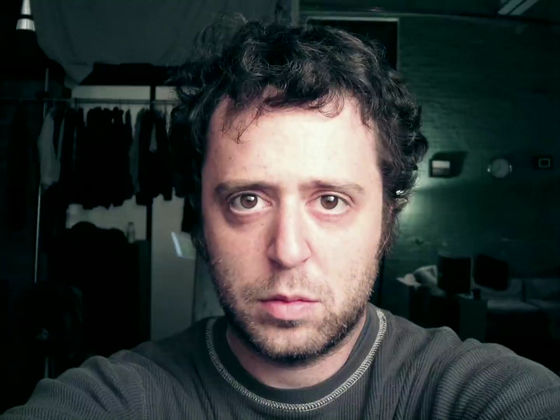
#> input picture test_data/selfies/s20_m.jpg, 560 x 420 px, found by its file name; its folder holds only this picture in this run
$ python downsample_images.py
#> lines starting #> are read from the running program, lines starting #| are printed output that depends on the picture
from PIL import Image
import os

def downsample_image(filename_in, filename_ref):
    img_hr = Image.open(filename_in)
#> img_hr is the input picture: PIL image 560x420 RGB; mean R, G, B 51.3, 55.5, 54.3

    # adjust to x4
    img_hr = img_hr.resize(
        (x - (x % 4) for x in img_hr.size), Image.BICUBIC)
    # input image
    img_lr = img_hr.resize(
        (x // 4 for x in img_hr.size), Image.BICUBIC)
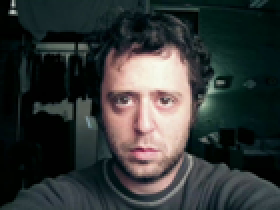
#> img_lr: PIL image 140x105 RGB (shown 2 times larger); mean R, G, B 51.4, 55.5, 54.4

    img_lr.save(filename_ref)

def upsample(filename_in, filename_ref):
    img_hr = Image.open(filename_in)

    # adjust to x4
    img_hr = img_hr.resize(
        (x * 4 for x in img_hr.size), Image.BICUBIC)

    img_hr.save(filename_ref)


if __name__ == '__main__':
    # folder
    folder = '/home/khiem/workspace/ilim-projects/super-resolution/TTSR/test/selfies'
    # loop over images
    files = os.listdir(folder)
    for file in files:
        if file.endswith('.jpg'):
            filename_in = os.path.join(folder, file)
            filename_small_png = os.path.join(folder, file.replace('.jpg', '_small.png'))
            downsample_image(filename_in, filename_small_png)

            filename_small_jpg = filename_small_png.replace('_small.png', '_small.jpg')
            downsample_image(filename_in, filename_small_jpg)

            filename_upsample_png = filename_small_png.replace('_small.png', '_small_upsampled.png')
            upsample(filename_small_png, filename_upsample_png)

$ run again, on test_data/selfies/s23_m.jpg
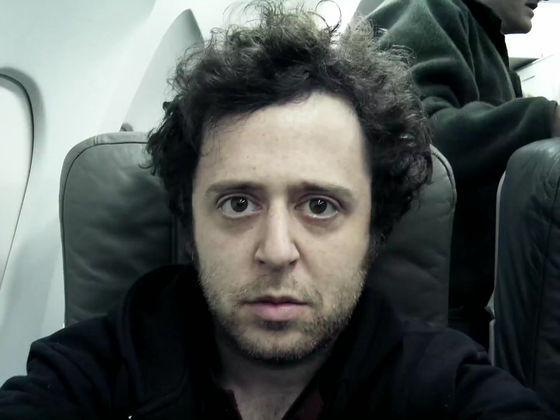
#> input picture test_data/selfies/s23_m.jpg, 560 x 420 px, found by its file name
#> in downsample_image, img_hr is the input picture: PIL image 560x420 RGB; mean R, G, B 83.5, 89, 86.5
#> in downsample_image, `img_lr = img_hr.resize( (x // 4 for x in img_hr.size), Image.BICUBIC)`:
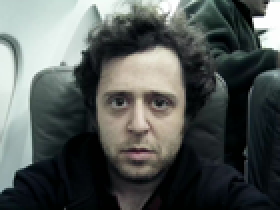
#> img_lr: PIL image 140x105 RGB (shown 2 times larger); mean R, G, B 83.5, 89, 86.5
